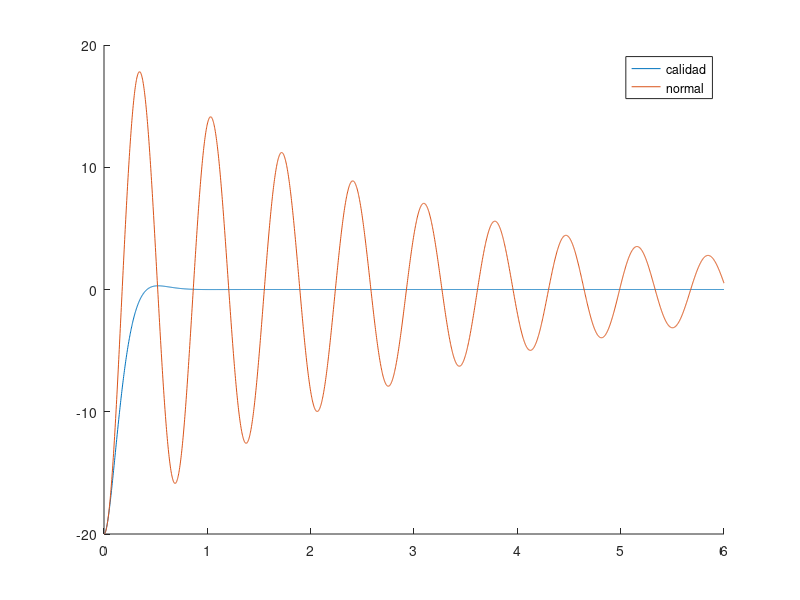
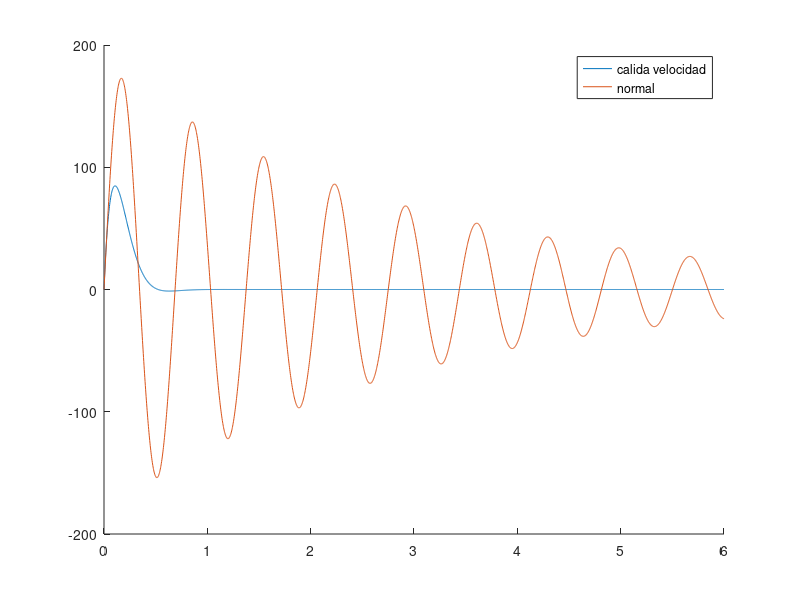

These figures' MATLAB source, in order:
close all
clear
clc

G=(0.14163.*0.005+0.013.*0.0445).*9.7774;
I=0.1505e-3;
Beta=0.112708.*0.9e-3;
Gamma=0.375;
M=0.003025734446711853;
t=0:0.0025:6;

A=[0,1;(-G)./I,-Beta./I];
B=[0;(M.*0.14163)./I];
C=[1,0];
K=[5.7636,5.3824];
L=[79.326;2362.946];
A1=[A-B*K,B*K;zeros(size(A)),A-L*C];
B1=[zeros(size(B));zeros(size(B))];
C1=[C,zeros(size(C))];
x0=[-(pi().*20)./180,0];
x1=[-(pi().*20)./180,0,0,0];

simulado=ss(A,B,C);
simulado1=ss(A1,B1,C1);
[y,tSim,x]=lsim(simulado,zeros(1,length(t)),t,x0);
[y1,tSim1,x1]=lsim(simulado1,zeros(1,length(t)),t,x1);

figure(1)
hold on
plot(tSim1,y1.*(180./pi()),";calidad;")

hold on
plot(tSim,y.*(180./pi()),";normal;")

hold off


figure(2)
hold on
plot(tSim1,x1(:,2).*(180./pi()),";calida velocidad;")

hold on
plot(tSim,x(:,2).*(180./pi()),";normal;")

hold off


